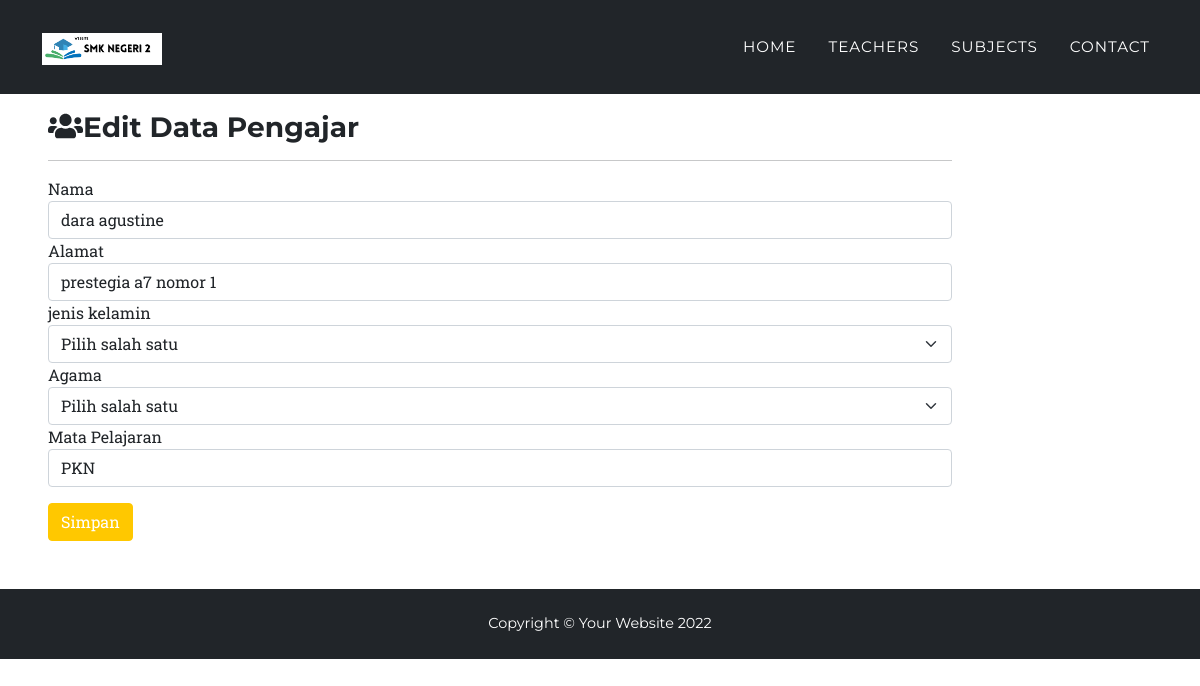
The page /edit.php?id=1 on the database its author committed.
### tables this page shows
CREATE TABLE `tbl_pengajar` (
  `id` int(11) NOT NULL,
  `nidn` int(11) NOT NULL,
  `nama` varchar(30) NOT NULL,
  `alamat` varchar(40) NOT NULL,
  `jenis_kelamin` varchar(9) NOT NULL,
  `agama` varchar(10) NOT NULL,
  `mata_pelajaran` varchar(20) NOT NULL
);

### function.php (called while the page is built, shortened)
<?php
$conn = mysqli_connect('sqlXXX.epizy.com', 'epiz_31003736','JZ0vgJmuuo' ,'epiz_31003736_dbsekolah');
function query($query)
{
    global $conn;
    $result = mysqli_query($conn, $query);
    if (mysqli_num_rows($result) == 1) {
        return mysqli_fetch_assoc($result);
    }
    $rows = [];
    return $rows;
}

### edit.php (the view, shortened to what this page needs)
<?php
require 'function.php';
$id = $_GET['id'];
$guru = query("SELECT * FROM tbl_pengajar WHERE id = $id");
?>
<!DOCTYPE html>
<html lang="en">
<head>
  <link href="css/styles.css" rel="stylesheet" />
</head>
<body id="page-top">
  <nav class="navbar navbar-expand-lg navbar-dark fixed-top bg-dark" id="mainNav">
    <div class="container">
      <a class="navbar-brand" href="#page-top"><img src="assets/img/navbar-academic.png" alt="..." /></a>
      <div class="collapse navbar-collapse" id="navbarResponsive">
        <ul class="navbar-nav text-uppercase ms-auto py-4 py-lg-0">
          <li class="nav-item"><a class="nav-link" href="index.php">Home</a></li>
          <li class="nav-item"><a class="nav-link" href="teachers.php">Teachers</a></li>
          <li class="nav-item"><a class="nav-link" href="portfolio.php">Subjects</a></li>
          <li class="nav-item"><a class="nav-link" href="contact.php">Contact</a></li>
        </ul>
      </div>
    </div>
  </nav>
  <div class="col-md-10 p-5">
    <div>
      <h3><i class="fas fa-users mt-5"></i>Edit Data Pengajar</h3>
    </div>
    <hr>
    <form method="POST" action="">
      <div class="form-group">
        <label for="nama">Nama </label>
        <input type="text" class="form-control" id="nama" name="nama" value="<?= $guru['nama'] ?>" autofocus required autocomplete="off">
      </div>
      <label for="nama">Alamat </label>
      <input type="text" class="form-control" id="alamat" name="alamat" value="<?= $guru['alamat'] ?>" autofocus required autocomplete="off">
      <div class="form-group">
        <label for="jenis_kelamin">jenis kelamin</label>
        <select class="form-select" aria-label="jenis_kelamin" id="jenis_kelamin" name="jenis_kelamin" value="<?= $guru['jenis_kelamin'] ?>" required autocomplete="off">
          <option selected>Pilih salah satu</option>
        </select>
      </div>
      <div class="form-group">
        <label for="agama">Agama</label>
        <select class="form-select" aria-label="agama" id="agama" name="agama" value="<?= $guru['agama'] ?>" required autocomplete="off">
          <option selected>Pilih salah satu</option>
        </select>
      </div>
      <div class="form-group">
        <label for="sekolah_asal">Mata Pelajaran</label>
        <input type="text" class="form-control" id="mata_pelajaran" name="mata_pelajaran" value="<?= $guru['mata_pelajaran'] ?>" required autocomplete="off">
      </div>
      <button type="submit" class="btn btn-primary mt-3" name="edit">Simpan</button>
    </form>
  </div>
  <footer class="footer bg-dark py-4">
    <div class="container">
      <div class="row align-items-center">
        <div class="text-white text-center">Copyright &copy; Your Website 2022</div>
      </div>
    </div>
  </footer>
</body>
</html>

### rows shown on the page
tbl_pengajar: nama "dara agustine", alamat "prestegia a7 nomor 1", jenis_kelamin "Pilih salah satu", agama "Pilih salah satu", mata_pelajaran "PKN"
